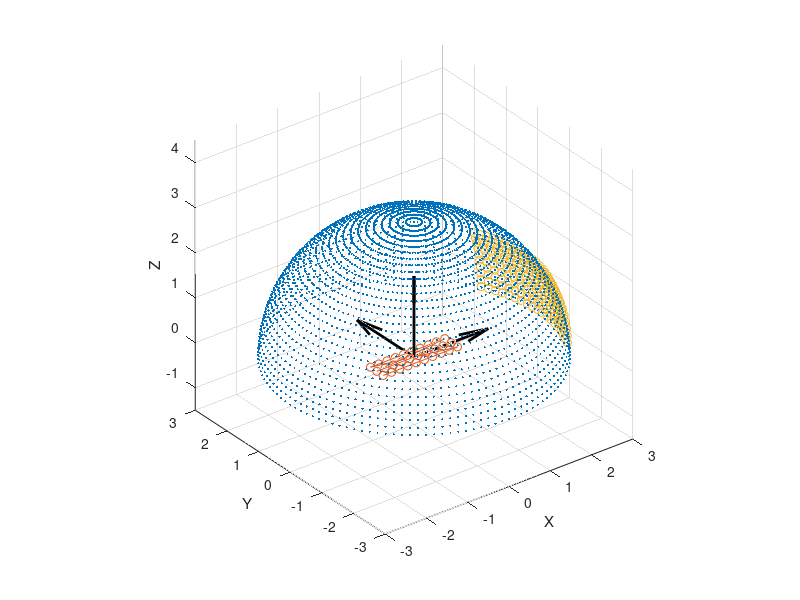

This figure's MATLAB source: (Note: this script raises an error after producing the figure.)
%% Planar array, direct summation without approximation
clear
d = -0.002;
n = 10;
freq = 35*1e3;
c = 344;
x_pos = 0:d:(n-1)*d;
x_pos = x_pos-mean(x_pos);
y_pos = zeros(size(x_pos));
x_pos = repmat(x_pos,1,3);
y_pos = [y_pos,y_pos+0.002,y_pos-0.002];
z_pos = zeros(size(x_pos));
r = 3;
[theta,phi] = meshgrid(0:3:90,-180:3:180);
% [theta,phi] = meshgrid(0:3:90,0:3:180);
% [theta,phi] = meshgrid(0:3:90,30:3:210);
[x,y,z] = sph2cart(phi(:)/180*pi,theta(:)/180*pi,r);

x_mark = x(phi<30&phi>-30&theta<30&theta>-30);
y_mark = y(phi<30&phi>-30&theta<30&theta>-30);
z_mark = z(phi<30&phi>-30&theta<30&theta>-30);

% Plot
figure
plot3(x,y,z,'.','markersize',5);
hold on
plot3(x_pos*100,y_pos*100,z_pos*100,'-o');
plot3(x_mark,y_mark,z_mark,'o');
quiver3(0,0,0,2,0,0,'k','linewidth',2)
quiver3(0,0,0,0,2,0,'k','linewidth',2)
quiver3(0,0,0,0,0,2,'k','linewidth',2)
xlabel('X'); ylabel('Y'); zlabel('Z');
grid on
axis equal

% Calculate beampattern
k = 2*pi*freq/c;
rn = sqrt((repmat(x',length(x_pos),1)-repmat(x_pos',1,length(x))).^2 +...
     (repmat(y',length(y_pos),1)-repmat(y_pos',1,length(y))).^2 +...
     (repmat(z',length(z_pos),1)-repmat(z_pos',1,length(z))).^2);
r = sqrt((x'-x_pos(1)).^2+(y'-y_pos(1)).^2+(z'-z_pos(1)).^2);
r_diff = rn-repmat(r,size(rn,1),1);
b = sum(1./rn.*exp(-1j*k*r_diff),1);
B = 20*log10(abs(b));
B = B-max(B);
B(B<-30) = NaN;

B = reshape(B,size(theta));
B(phi<30&phi>-30&theta<30&theta>-30) = 30;

% Set map projection
mstruct = defaultm('eckert4');
mstruct = defaultm(mstruct);

% Projection without rotate
figure;
axesm eckert4;
framem('fedgecolor',200*ones(1,3)/255,'flonlimit',[-180 180]);
gridm('gcolor',190*ones(1,3)/255,'glinestyle','-');
geoshow(theta,phi,B,'displaytype','texturemap');
caxis([-30 0])


% Project lat-lon to map projection distance
[lat1,lon1] = rotatem(theta,phi,[90 -90],'forward','degree');

figure;
axesm eckert4;
framem('fedgecolor',200*ones(1,3)/255,'flonlimit',[-180 180]);
gridm('gcolor',190*ones(1,3)/255,'glinestyle','-');
geoshow(lat1,lon1,B,'displaytype','texturemap');
caxis([-30 0])

lat2 = lat1;
lon2 = lon1-90;  % flip +phi direction and rotate to bat coord
% [lat1,lon1] = rotatem(lat1,lon1,[0 -60],'forward','degree');

figure;
axesm eckert4;
framem('fedgecolor',200*ones(1,3)/255,'flonlimit',[-180 180]);
gridm('gcolor',190*ones(1,3)/255,'glinestyle','-');
geoshow(lat2,lon2,B,'displaytype','texturemap');
caxis([-30 0])



[xq,yq] = mfwdtran(mstruct,lat1,lon1);
figure
contourf(xq,yq,B,0:-3:-30);
view([0 0 1])
xlim([-pi pi])
axis equal